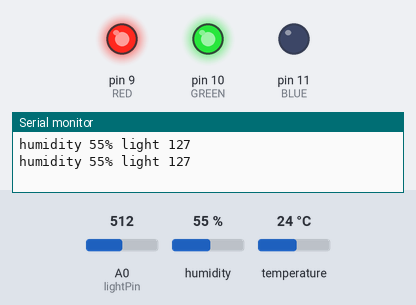
Bench run of a sketch on a simulated Arduino Uno, built with avr-gcc and run on an emulated ATmega328P. On the bench: output pins drawn as LEDs (lit = HIGH), the last lines printed to the serial monitor. Inputs (shaded band) come from the test bench; at power-on: humidity 55 %, A0 (lightPin) = 512, temperature 24 °C.

Above: at 2.8 s.
2.9 s: humidity set to 58 %
7.2 s: humidity set to 61 %
At 10.4 s:
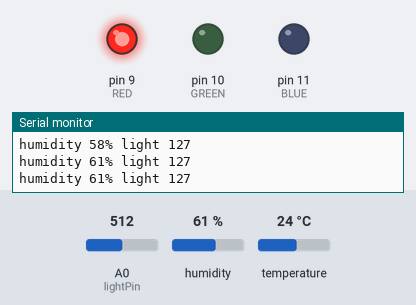
11.6 s: humidity set to 22 %
At 15.2 s:
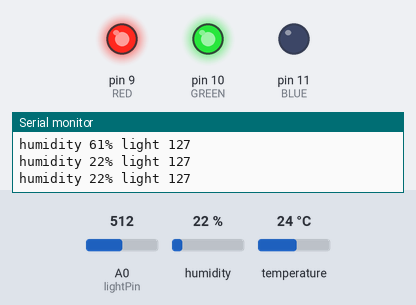
15.6 s: humidity set to 68 %
At 18.8 s:
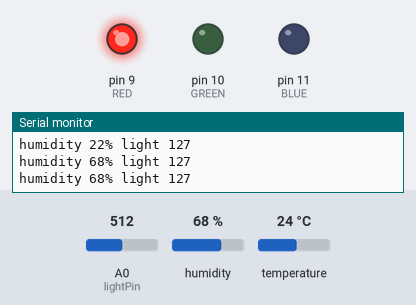
Timing chart, 0 to 20.3 s (numbered marks = the images above; inputs shaded):
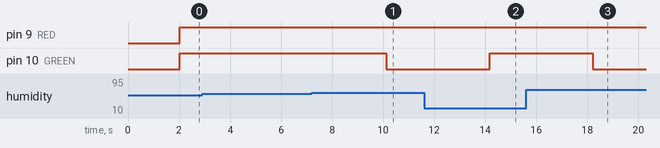

The sketch:

DHT11_Photoresistor_LED.ino
```cpp
//온습도 센서와 조도 센서로부터 값을 읽고
//평균 수준일 때와 평균 이상일 때의 LED 불빛을 변경하는 코드

#include <SimpleDHT.h>  //온습도 센서(DHT11) 활용 위한 라이브러리

//LED와 연결된 디지털핀 번호
const int RED = 9;
const int GREEN = 10;
const int BLUE = 11;

//온습도 센서와 조도 센서
int humidityPin = 2;
int lightPin = A0;

SimpleDHT11 dht11(humidityPin);

//LED 색상값 저장 변수
int r = 0;
int g = 0;
int b = 0;

void setup() {
  Serial.begin(9600);

  pinMode(RED, OUTPUT);
  pinMode(GREEN, OUTPUT);
  pinMode(BLUE, OUTPUT);
}

void loop() {
  byte temperature = 0;
  byte humidity = 0;
  int err = SimpleDHTErrSuccess;

  //습도 센서 값 읽고 오류 발생시 오류 출력
  if((err = dht11.read(&temperature, &humidity, NULL)) != SimpleDHTErrSuccess) {
    Serial.print("Read DHT11 failed, err=");
    Serial.println(err);
    delay(1000);
    return ;
  }

  //조도 센서 값 읽기
  int light = analogRead(lightPin);

  //조도 센서 값(0~1023)을 LED 범위값(0~255)으로 맵핑
  light = map(light, 0, 1023, 0, 255);

  //변환값의 최저값과 최고값을 0과 255로 고정
  light = constrain(light, 0, 255);

  //습도 출력
  Serial.print("humidity ");
  Serial.print(humidity);
  Serial.print("% ");

  //조도 출력
  Serial.print("light ");
  Serial.println(light);
  delay(2000);

  //평균(습도센서: 51~59, 조도센서: 171~199) => 초록색
  if(humidity > 50 && humidity < 60 && light > 170 && light < 200) {
    r = 0;
    g = 255;
    b = 0;
  }
  //평균 이상(습도센서: 60~255, 조도센서: 200~255) => 빨간색
  else if(humidity >= 60 || light >= 200) {
    r = 255;
    g = 0;
    b = 0;
  } else {  //평균 이하일 때 => 노란색
    r = 255;
    g = 255;
    b = 0;
  }

  //LED 밝히기
  analogWrite(RED, r);
  analogWrite(GREEN, g);
  analogWrite(BLUE, b);
}
```

Measured:
- the behaviour switches between 59 and 60 % on humidity (found by bisection; images 0 and 1)
- after the input at 7.2 s, pin 10 (GREEN): HIGH → LOW after 2.9 s
- after the input at 11.6 s, pin 10 (GREEN): LOW → HIGH after 2.6 s
- after the input at 15.6 s, pin 10 (GREEN): HIGH → LOW after 2.6 s
